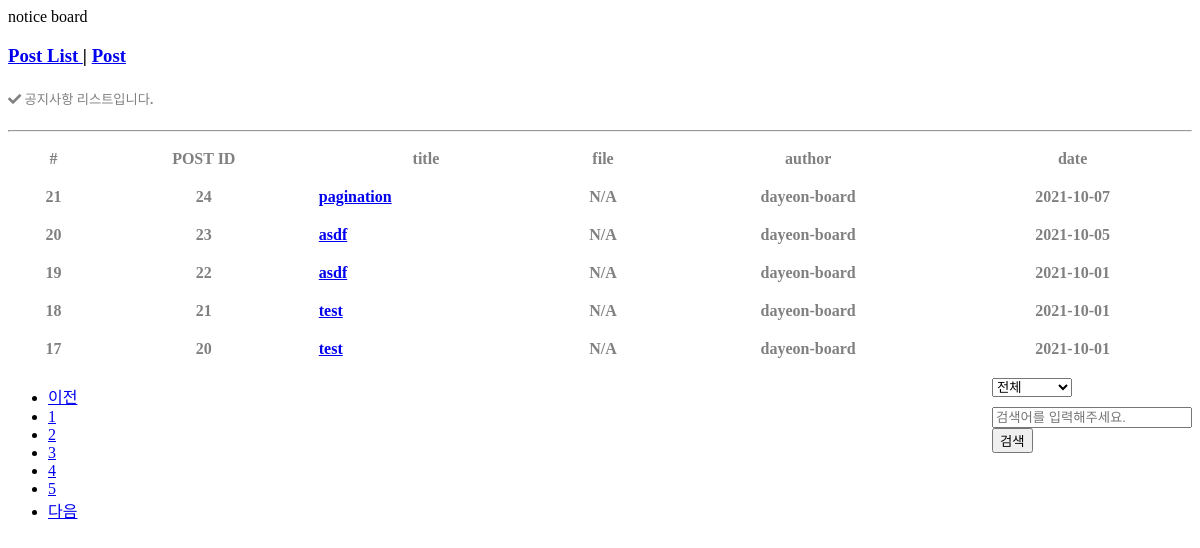
Page /notice-board/ on the earlier database version.
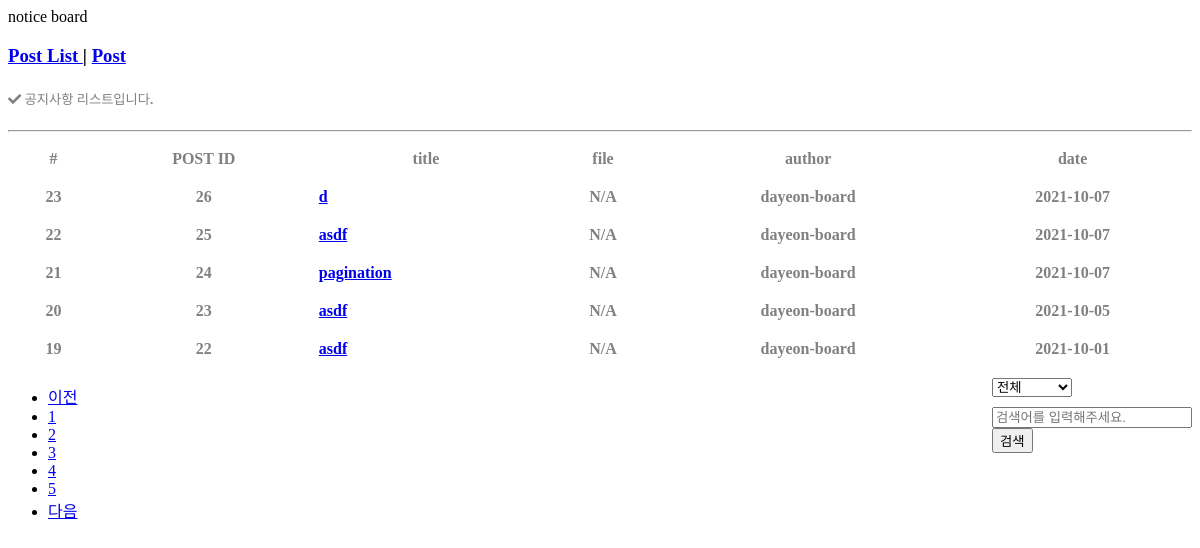
Same page on the later database version.
### board/models.py (models this page shows, shortened)
class Post(models.Model):
    title = models.CharField(max_length=100)
    author = models.ForeignKey(User, on_delete=models.CASCADE)
    body = models.TextField()
    post_date = models.DateField(auto_now_add=True)
    post_edited = models.DateTimeField(auto_now=True)
    post_created = models.DateTimeField(auto_now_add=True)
    file = models.FileField(upload_to='upload_files/', max_length=100, null=True, blank=True, default=None)
    class Meta:
        ordering = ('post_created',)

### board/views.py (the view, shortened to what this page needs)
class PostListView(ListView):
    model = Post
    template_name = 'board/post_list_filter.html'
    ordering = ['-post_created']
    paginate_by = 5
    context_object_name = 'object_list'
    def get_queryset(self):
        search_keyword = self.request.GET.get('q', '')
        search_type = self.request.GET.get('type', '')
        object_list = Post.objects.order_by('-id')
        return object_list
    def get_context_data(self, **kwargs):
        context = super(PostListView, self).get_context_data(**kwargs)
        paginator = context['paginator']
        page_numbers_range = 5
        max_index = len(paginator.page_range)
        page = self.request.GET.get('page')
        current_page = int(page) if page else 1
        start_index = int((current_page - 1) / page_numbers_range) * page_numbers_range
        end_index = start_index + page_numbers_range
        if end_index >= max_index:
            end_index = max_index
        page_range = paginator.page_range #[start_index:end_index]
        context['page_range'] = page_range
        search_keyword = self.request.GET.get('q', '')
        search_type = self.request.GET.get('type', '')
        notice_fixed = Post.objects.all().order_by('-id')
        if len(search_keyword) > 1:
            context['q'] = search_keyword
        context['type'] = search_type
        context['notice_fixed'] = notice_fixed
        return context

### board/templatetags/pagination_extras.py (called while the page is built)
@register.simple_tag
def pagination_reverse_numbering(paginator, page_obj, loop_count):
    return paginator.count - page_obj.start_index() - loop_count + 1

### board/templates/board/post_list_filter.html (shortened to what this page needs)
{% load pagination_extras %}
  <link rel="stylesheet" href="https://use.fontawesome.com/releases/v5.11.2/css/all.css">
{% block body %}
    <div class="btn_post">
        <h3><a href="{% url 'board:notice-board' %}"> Post List </a> | <a href="{% url 'board:post-create'%}"> Post </a> </h3>
        {% if q %}
            <h5><i class="fas fa-search"></i>&nbsp;'{{ q }}' 검색 결과입니다.</h5>
        {% else %}
            <h5><i class="fas fa-check"></i> 공지사항 리스트입니다.</h5>
        {% endif %}
        <hr>
    </div>
    <table class="table">
        <thead>
            <tr>
              <th>#</th>
              <th>POST ID</th>
              <th>title</th>
              <th>file</th>
              <th>author</th>
              <th>date</th>
            </tr>
        </thead>
        <tbody>
        {% if object_list %}
        {% for post in object_list %}
         <tr>
              <td> {% pagination_reverse_numbering paginator page_obj forloop.counter0 %} </td>
              <td> {{ post.id }} </td>
              <td style="text-align:left"><a href="{% url 'board:post-detail' post.id %}">
                    {{ post.title|truncatechars:80 }}</a></td>
              {% if post.file %}
                <td> Y </td>
              {% else %}
                <td> N/A </td>
              {% endif %}
              <td>{{ post.author }}</td>
              <td>{{ post.post_date|date:'Y-m-d'}}</td>
         </tr>
         {% endfor %}
         {% endif %}
        </tbody>
    </table>
        <form action="" method="GET">
            <div class="col">
                <div style="float: right;" class="form-row">
                    <div class="form-row">
                        <div class="col" style="margin-top: 10px;">
                            <select style="width: 6em;" class="custom-select custom-select-md" name="type">
                                <option value="all">전체</option>
                            </select>
                        </div>
                        <div class="col" style="margin-top: 10px;">
                            <input type="text" name="q" value="{{ q }}" class="form-control form-control-md"
                                style="width: 15em;" placeholder="검색어를 입력해주세요.">
                        </div>
                        <div class="col">
                            <button class="btn btn-sm" type="submit" id="search_btn">검색</button>
                        </div>
                    </div>
                </div>
            </div>
        </form>
{% if is_paginated %}
    <ul class="pagination">
        {% if page_obj.has_previous %}
        <li class="page-item">
            <a class="page-link" href="?type={{ type }}&q={{ q }}&page={{ page_obj.previous_page_number }}"
                tabindex="-1">이전</a>
        </li>
        {% else %}
        <li class="page-item disabled">
            <a class="page-link" href="#" tabindex="-1">이전</a>
        </li>
        {% endif %}
        {% for page in page_range %}
        <li class="page-item {% if page == page_obj.number %} activate {% endif %}">
            <a class="page-link" href="?type={{ type }}&q={{ q }}&page={{ page }}">{{ page }}</a>
        </li>
        {% endfor %}
        {% if page_obj.has_next %}
        <li class="page-item">
            <a class="page-link"
                href="?type={{ type }}&q={{ q }}&page={{ page_obj.next_page_number }}">다음</a>
        </li>
        {% else %}
        <li class="page-item disabled">
            <a class="page-link" href="#">다음</a>
        </li>
        {% endif %}
    </ul>
{% endif %}
{% endblock body %}

### board/templates/board/post_list_filter.html (style rules this page uses)
table { width: 100%; text-align: center; border-collapse: collapse; }
th, td { padding: 10px; font-weight: bold; color:gray; }
h5 { color: gray; font-weight: 550; }

Differences in the rows shown:
no longer on this page (row unchanged): Post: counter0 "18", id "21", title "test", file "N/A", author "dayeon-board", post_date "2021-10-01"
no longer on this page (row unchanged): Post: counter0 "17", id "20", title "test", file "N/A", author "dayeon-board", post_date "2021-10-01"
added Post: counter0 "23", id "26", title "d", file "N/A", author "dayeon-board", post_date "2021-10-07"
added Post: counter0 "22", id "25", title "asdf", file "N/A", author "dayeon-board", post_date "2021-10-07"
